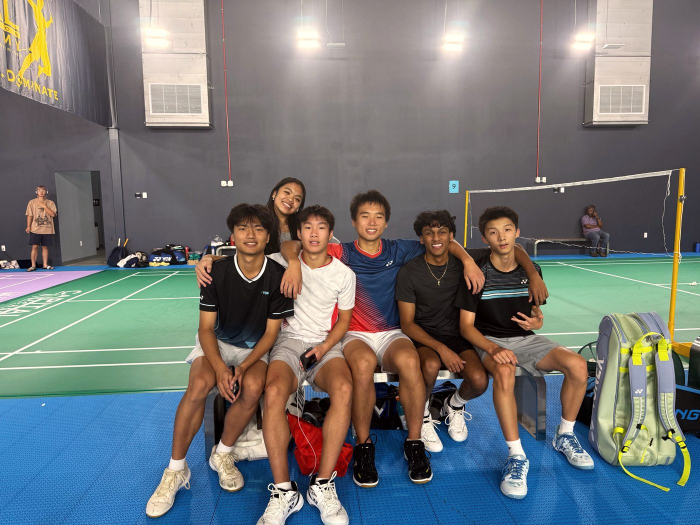
#> input picture photos/badminton-crew.jpg, 1400 x 1050 px (shown at 1/2 size); its folder holds 2 pictures in this run
$ python process_photos.py ../photos ../photos/badminton-smash.jpg
#> lines starting #> are read from the running program, lines starting #| are printed output that depends on the picture
#> in process, img is the input picture: PIL image 1400x1050 RGB; mean R, G, B 114, 117.6, 118.1
"""
Give every photo the site's look, so they read as one set.

    python3 tools/process_photos.py  incoming/  photos/

For each image in incoming/ it:
  1. fixes rotation from the camera's orientation tag
  2. applies a partial white balance (fixes blue restaurant / aquarium casts)
  3. sets gentle levels and evens out exposure
  4. adds a soft contrast curve, a warm tone, and slightly mutes the color
  5. resizes to 1400 px on the long side
  6. saves a JPEG near 250 KB with ALL metadata removed (no GPS, no camera info)

It also writes photos/_before_after.jpg so you can compare a few results.
Needs Pillow:  pip install pillow
"""
import sys, io
from pathlib import Path
from PIL import Image, ImageOps, ImageEnhance, ImageStat

LONG_SIDE = 1400
TARGET_KB = 250
EXTS = {".jpg", ".jpeg", ".png", ".heic", ".webp", ".tif", ".tiff"}


def white_balance(img, strength=0.55):
    """Gray-world white balance, blended partway so photos keep their mood."""
#> called with strength = 0.55
    r, g, b = ImageStat.Stat(img).mean
#> r = 114; g = 117.6; b = 118.1
    avg = (r + g + b) / 3
#> avg = 116.6
    gains = [1 + strength * (avg / max(c, 1) - 1) for c in (r, g, b)]
#> gains = [1.01, 0.995, 0.993]
    ch = [c.point(lambda v, k=k: min(255, int(v * k))) for c, k in zip(img.split(), gains)]
#> ch = 3 items
    return Image.merge("RGB", ch)


def levels_and_exposure(img, target=118):
#> called with target = 118
    img = ImageOps.autocontrast(img, cutoff=0.6)            # gentle levels
    lum = ImageStat.Stat(img.convert("L")).mean[0]
#> lum = 117.9
    factor = max(0.8, min(1.25, (target / max(lum, 1)) ** 0.5))  # nudge toward the same brightness
#> factor = 1
    return ImageEnhance.Brightness(img).enhance(factor)


def soft_curve(img, amount=0.12):
#> called with amount = 0.12
    import math
    # S-curve: darkens shadows a little, lifts highlights a little
    lut = [max(0, min(255, int(255 * (v / 255 - amount * math.sin(2 * math.pi * v / 255) / (2 * math.pi))))) for v in range(256)]
    return img.point(lut * 3)


def warm_and_mute(img):
    r, g, b = img.split()
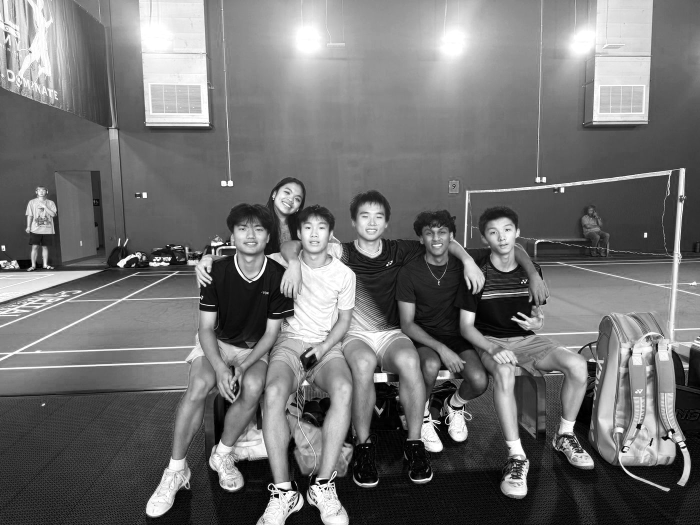
#> r: PIL image 1400x1050 L (shown at 1/2 size); min 0, max 255, mean 113.8
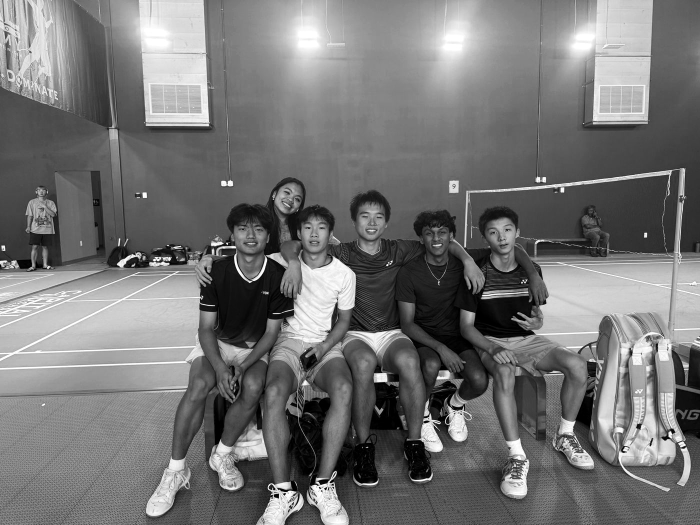
#> g: PIL image 1400x1050 L (shown at 1/2 size); min 0, max 255, mean 116.7
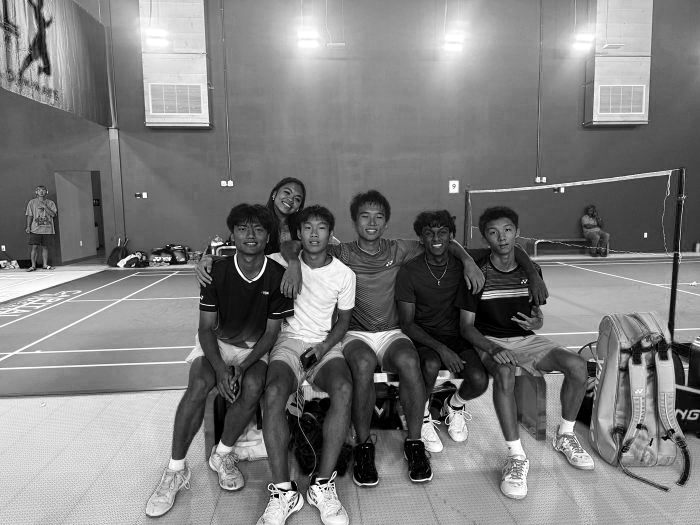
#> b: PIL image 1400x1050 L (shown at 1/2 size); min 0, max 255, mean 125.1
    r = r.point(lambda v: min(255, int(v * 1.035 + 3)))
    b = b.point(lambda v: int(v * 0.95))
    img = Image.merge("RGB", (r, g, b))
    return ImageEnhance.Color(img).enhance(0.88)


def save_small(img, dest):
    """Lower JPEG quality until the file is near TARGET_KB."""
    for q in range(88, 54, -4):
        buf = io.BytesIO()
        img.save(buf, "JPEG", quality=q, optimize=True, progressive=True)  # no exif= -> metadata stripped
        if buf.tell() <= TARGET_KB * 1024:
            break
    dest.write_bytes(buf.getvalue())
    return buf.tell() // 1024


def process(src):
    img = ImageOps.exif_transpose(Image.open(src)).convert("RGB")
    img.thumbnail((LONG_SIDE, LONG_SIDE), Image.LANCZOS)
    before = img.copy()
    img = white_balance(img)
    img = levels_and_exposure(img)
    img = soft_curve(img)
    img = warm_and_mute(img)
    return before, img


def main(inp, out):
    inp, out = Path(inp), Path(out)
    out.mkdir(parents=True, exist_ok=True)
    pairs = []
    for f in sorted(p for p in inp.iterdir() if p.suffix.lower() in EXTS):
        before, after = process(f)
        dest = out / (f.stem.lower().replace(" ", "-") + ".jpg")
        kb = save_small(after, dest)
#> kb = 238
        print(f"{f.name:30s} -> {dest.name:30s} {after.size[0]}x{after.size[1]}  {kb} KB")
#| badminton-crew.jpg             -> badminton-crew.jpg             1400x1050  238 KB
        pairs.append((before, after))
#> pass 2 of the loop in main, `for f in sorted(p for p in inp.iterdir() if p.suffix.lower() in EXTS):`:
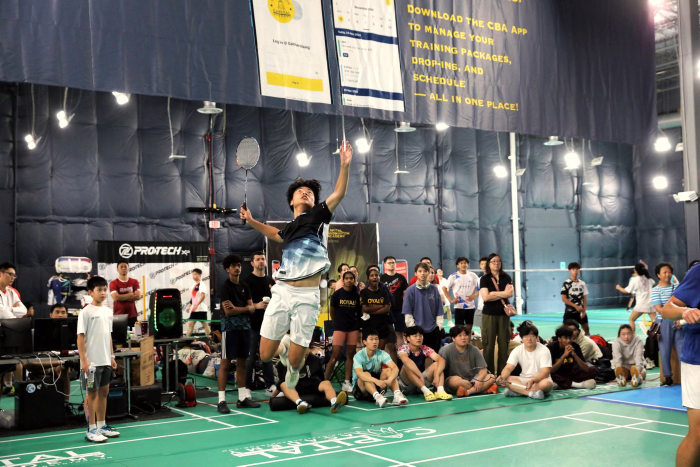
#> input picture photos/badminton-smash.jpg, 1400 x 933 px (shown at 1/2 size)
#> in process, img is the input picture: PIL image 1400x933 RGB; mean R, G, B 104.5, 109.9, 105.1
#> in warm_and_mute (call 2), `r, g, b = img.split()`:
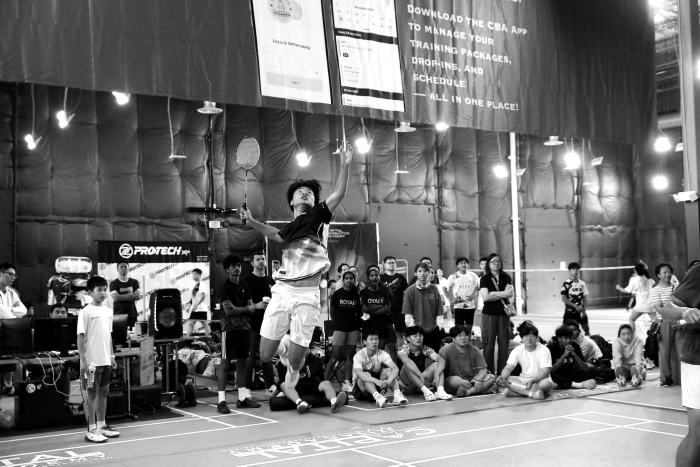
#> g: PIL image 1400x933 L (shown at 1/2 size); min 0, max 255, mean 112.3
#> in warm_and_mute (call 2), `r, g, b = img.split()`:
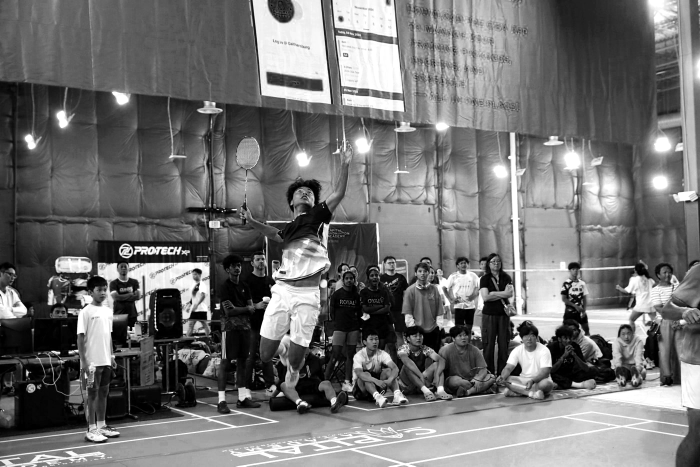
#> b: PIL image 1400x933 L (shown at 1/2 size); min 0, max 255, mean 113.4
#> kb = 235
#| badminton-smash.jpg            -> badminton-smash.jpg            1400x933  235 KB
    if pairs:  # before/after sheet of up to 4 photos
        h = 300
        rows = []
        for b, a in pairs[:4]:
            w = int(b.width * h / b.height)
            rows.append((b.resize((w, h)), a.resize((w, h))))
#> this loop made 2 passes
#> w on passes 1 to 2: 400, 450
#> after the loop, rows = 2 items
        W = max(r[0].width for r in rows) * 2 + 30
#> W = 930
        sheet = Image.new("RGB", (W, len(rows) * (h + 10) + 10), (15, 59, 45))
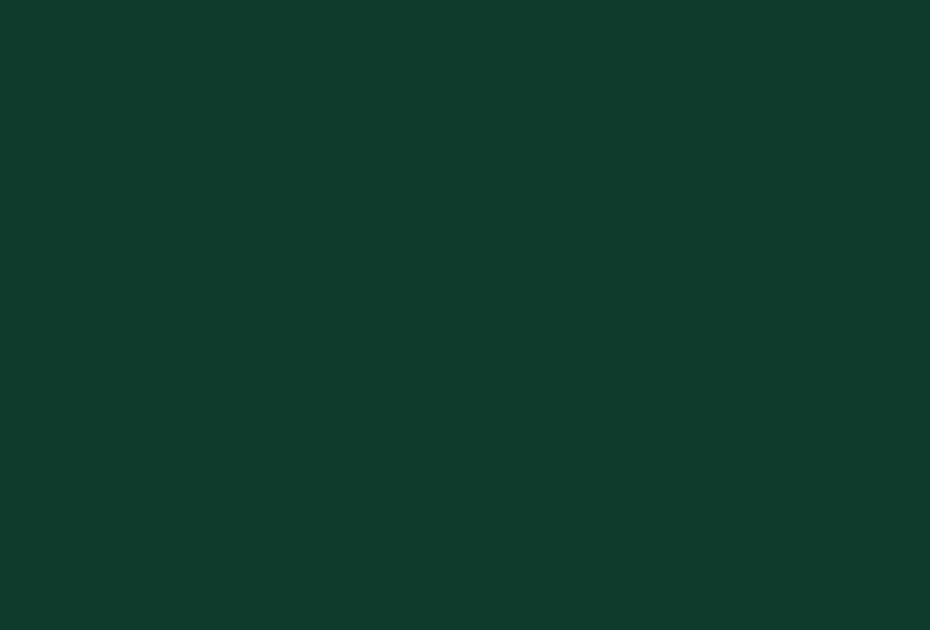
#> sheet: PIL image 930x630 RGB; mean R, G, B 15, 59, 45
        for i, (b, a) in enumerate(rows):
            sheet.paste(b, (10, 10 + i * (h + 10)))
            sheet.paste(a, (20 + b.width, 10 + i * (h + 10)))
#> this loop made 2 passes
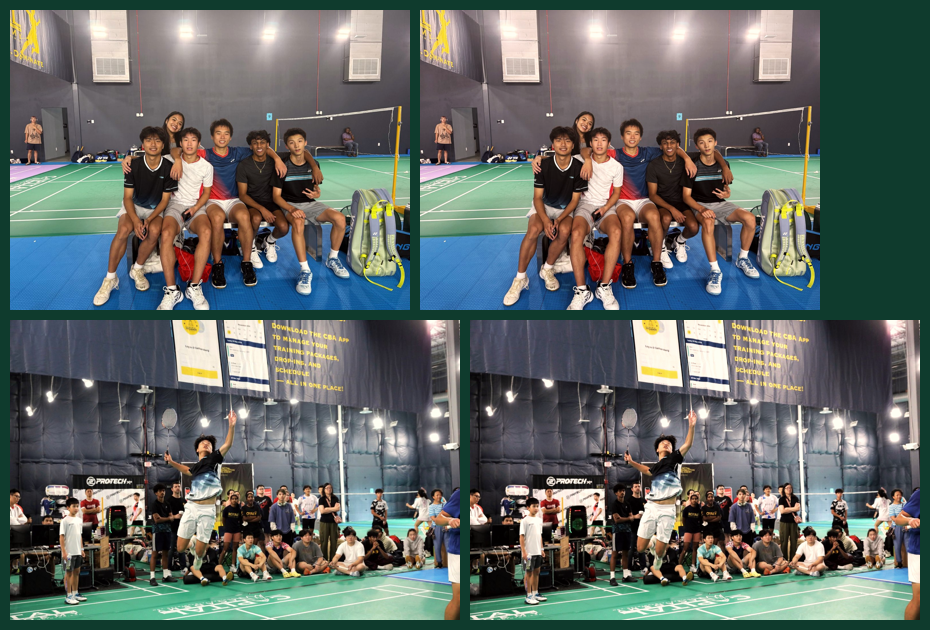
#> sheet: PIL image 930x630 RGB; mean R, G, B 99.3, 106.7, 103.1
        sheet.save(out / "_before_after.jpg", quality=85)
        print("Comparison sheet:", out / "_before_after.jpg", "(delete it before publishing)")


if __name__ == "__main__":
    if len(sys.argv) != 3:
        sys.exit(__doc__)
    main(sys.argv[1], sys.argv[2])
